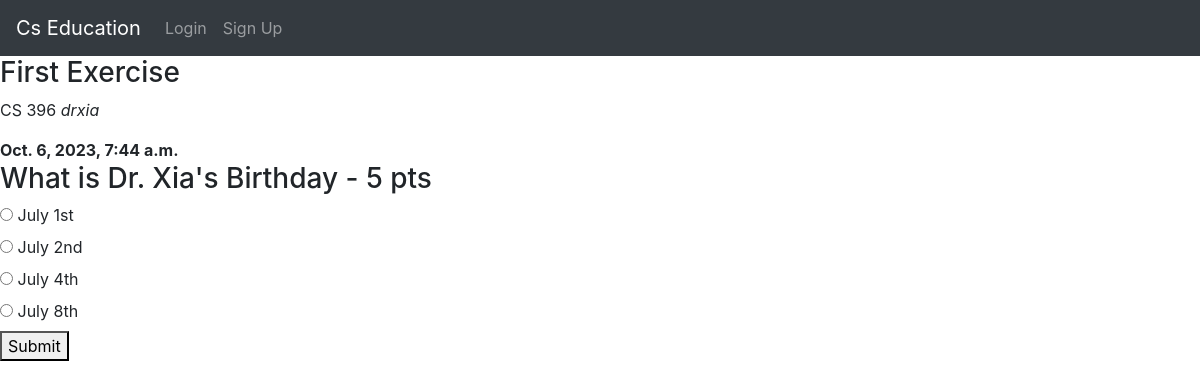
Screenshot of /courses/1/exercises/1/ with the database file from the repository.
### lms/models.py (models this page shows)
class Exercise(models.Model):
    name = models.CharField(max_length= 255)
    description = models.TextField()
    created_date = models.DateTimeField(auto_now_add=True)
    updated_date = models.DateTimeField(auto_now=True)
    course = models.ForeignKey(Course, related_name="exercises", on_delete=models.CASCADE)

class Course(models.Model):
    code = models.CharField(max_length= 255)
    name = models.CharField(max_length= 255)
    created_date = models.DateTimeField(auto_now_add=True)
    updated_date = models.DateTimeField(auto_now=True)
    students = models.ManyToManyField(Profile, related_name="courses")
    instructor = models.ForeignKey(Profile, on_delete=models.CASCADE)

class Profile(AbstractUser):
    pass

class MultipleChoice(models.Model):
    questionName = models.TextField()
    firstChoice = models.CharField(max_length= 255)
    secondChoice = models.CharField(max_length= 255)
    thirdChoice = models.CharField(max_length= 255)
    fourthChoice = models.CharField(max_length= 255)
    correctChoice = models.CharField(max_length= 255)
    earnedPoints = models.IntegerField()
    exercise = models.ForeignKey(Exercise, related_name="multiple_choices", on_delete=models.CASCADE)

### lms/views.py (the view)
# urls.py: path("courses/<int:course_id>/exercises/<int:exercise_id>/", views.view_exercise, name="view_exercise"),
def view_exercise(request, course_id, exercise_id):
    exercise = Exercise.objects.get(id=exercise_id, course_id=course_id)
    questions = MultipleChoice.objects.filter(exercise=exercise_id)
    context = {
        "exercise": exercise,
        "questions": questions
    }
    return render(request, "pages/courses/exercises/index.html", context)

### templates/pages/courses/exercises/index.html (shortened to what this page needs)
{% extends "base.html" %}
{% block content %}
<section class="exercise">
    <section class="exercise-header">
        <h3>{{exercise.name}}</h3>
        <p>{{exercise.course.code}} <em>{{exercise.course.instructor.username}}</em></p>
        <strong>{{exercise.created_date}}</strong>
    </section>
    <section class="exercise-body">
        {% if questions %}
            <form action="." method="POST">
                {% for question in questions %}
                <section class="question-header">
                    <h3>{{question.questionName}} - {{question.earnedPoints}} pts</h3>
                </section>
                <section class="question">
                    <section class="firstChoice">
                        <input type="radio" name="{{question.questionName}}" value="1">
                        <label for="1">{{question.firstChoice}}</label>
                    </section>
                </section>
                <section class="question">
                    <section class="secondChoice">
                        <input type="radio" name="{{question.questionName}}" value="2">
                        <label for="2">{{question.secondChoice}}</label>
                    </section>
                </section>
                <section class="question">
                    <section class="thirdChoice">
                        <input type="radio" name="{{question.questionName}}" value="3">
                        <label for="3">{{question.thirdChoice}}</label>
                    </section>
                </section>
                <section class="question">
                    <section class="fourthChoice">
                        <input type="radio" name="{{question.questionName}}" value="4">
                        <label for="4">{{question.fourthChoice}}</label>
                    </section>
                </section>
                {% endfor %}
                <button type="submit">Submit</button>
            </form>
        {% else %}
            <section class="no-questions">
                <p>No questions available</p>
            </section>
        {% endif %}
    </section>
</section>
{% endblock %}

### rows the page displays
Exercise: name "First Exercise", course.code "CS 396", course.instructor.username "drxia", created_date "Oct. 6, 2023, 7:44 a.m."
MultipleChoice: questionName "What is Dr. Xia's Birthday", earnedPoints "5", firstChoice "July 1st", secondChoice "July 2nd", thirdChoice "July 4th", fourthChoice "July 8th"
